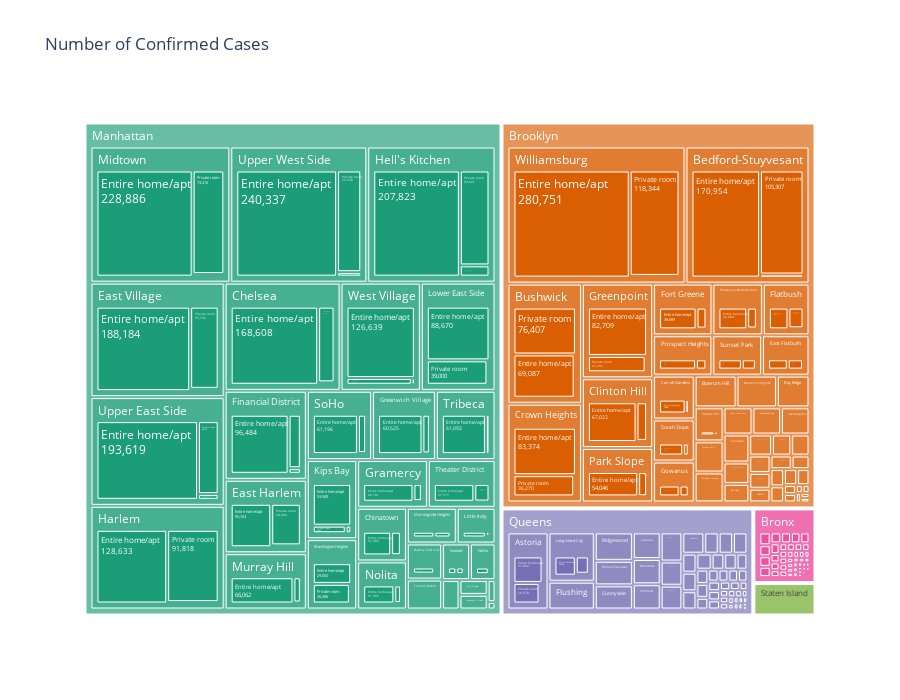

The code cell stored with this chart in its notebook:
### Code cell
fig = px.treemap(df.sort_values(by = 'room_type', ascending = False).reset_index(drop = True), 
                 path = ['neighbourhood_group', 'neighbourhood','room_type'], values = 'price', height = 700,
                 title = 'Number of Confirmed Cases', color_discrete_sequence = px.colors.qualitative.Dark2)

fig.data[0].textinfo = 'label+text+value'

fig.show()

### Figure 1 — Plotly figure (JSON) as saved in the notebook; plotly's stock layout.template omitted (floating-point values rounded to 4 significant figures; data arrays with more than 128 entries replaced by an {"elided": "..."} marker saying what was removed)
{"data": [{"branchvalues": "total", "domain": {"x": [0, 1], "y": [0, 1]}, "hovertemplate": "labels=%{label}<br>price=%{value}<br>parent=%{parent}<br>id=%{id}<extra></extra>", "ids": {"elided": "740 str values"}, "labels": {"elided": "740 str values"}, "name": "", "parents": {"elided": "740 str values"}, "textinfo": "label+text+value", "type": "treemap", "values": {"elided": "740 int values"}}], "layout": {"height": 700, "legend": {"tracegroupgap": 0}, "title": {"text": "Number of Confirmed Cases"}, "treemapcolorway": ["rgb(27,158,119)", "rgb(217,95,2)", "rgb(117,112,179)", "rgb(231,41,138)", "rgb(102,166,30)", "rgb(230,171,2)", "rgb(166,118,29)", "rgb(102,102,102)"]}}
